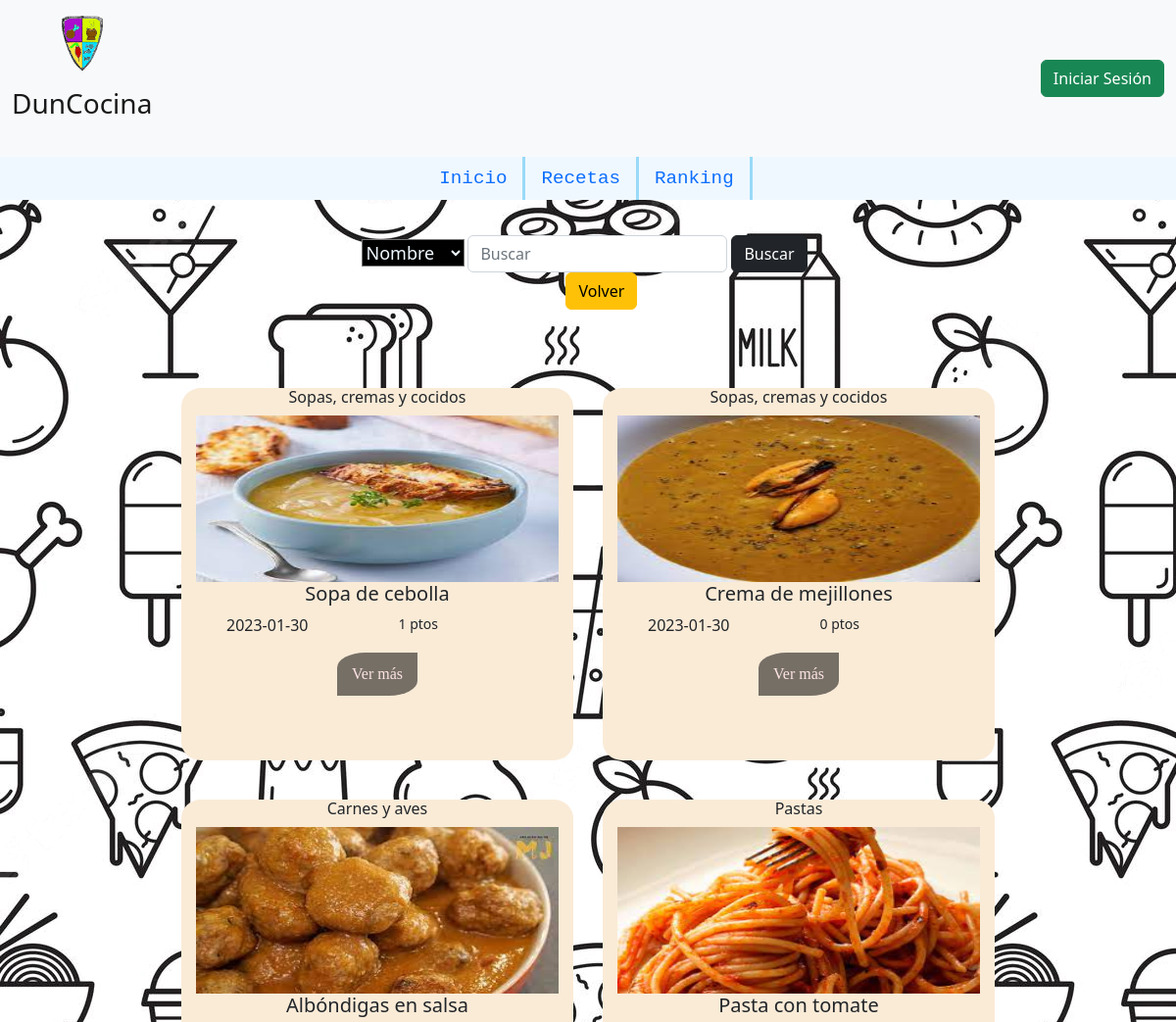
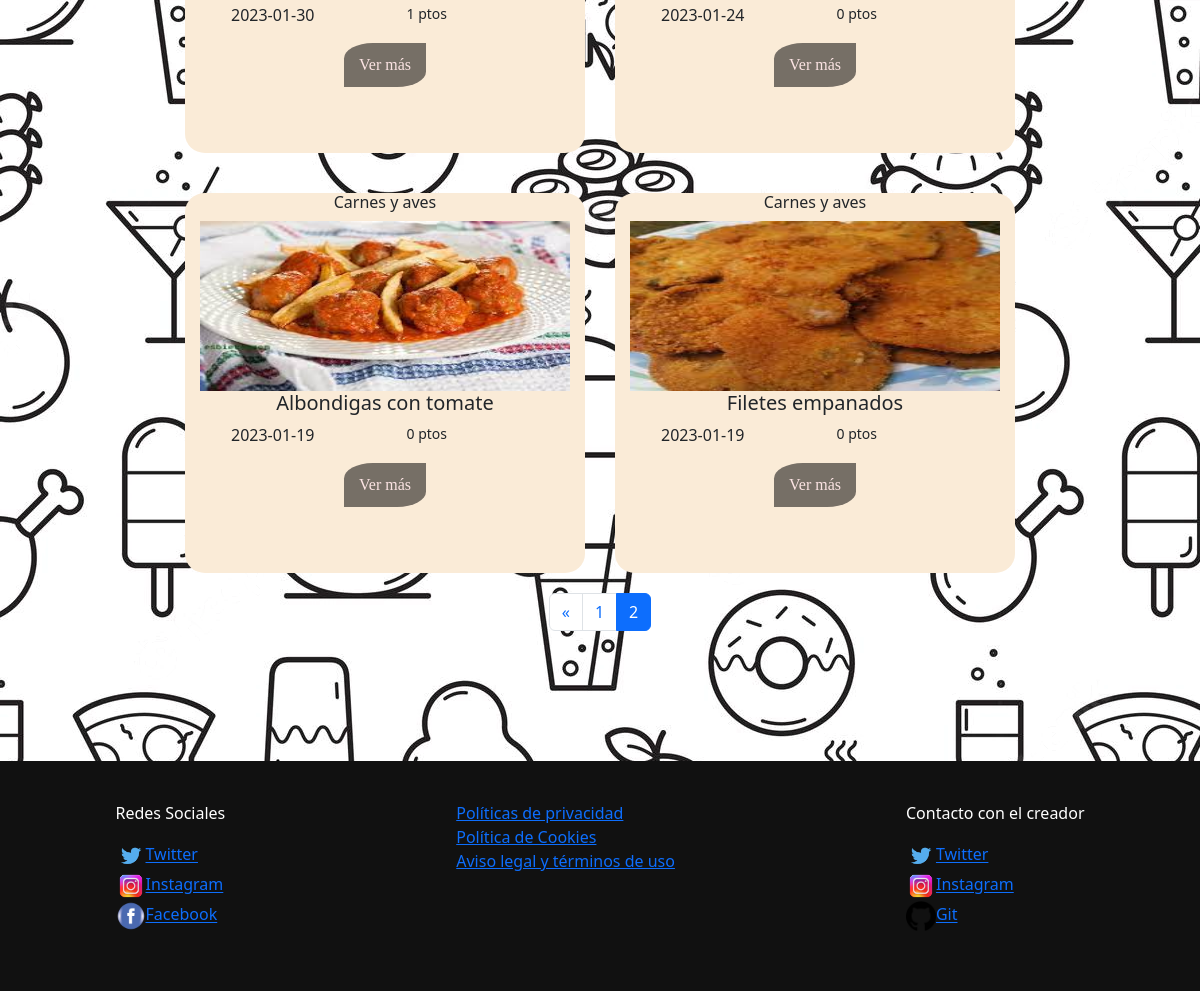
The app's page /php/recetas.php?page=2 with its own data (2 pictures, top to bottom).
### tables this page shows
CREATE TABLE `receta` (
  `id_receta` int(3) NOT NULL,
  `id_user` int(2) NOT NULL,
  `nombre` varchar(50) NOT NULL,
  `imagen` varchar(350) NOT NULL,
  `tiempo` int(3) NOT NULL,
  `categoria` varchar(30) NOT NULL,
  `ingredientes` varchar(350) NOT NULL,
  `alergenos` varchar(50) DEFAULT NULL,
  `pasos` varchar(1000) NOT NULL,
  `fecha` date NOT NULL COMMENT 'Fecha de subida de la receta',
  `puntuacion` int(5) NOT NULL DEFAULT 0
);

### php/recetas.php (the view, shortened to what this page needs)
<!DOCTYPE html>
<html lang="es">
<head>
    <link href="https://cdn.jsdelivr.net/npm/bootstrap@5.2.0/dist/css/bootstrap.min.css" rel="stylesheet">
    <link  rel="stylesheet" type="text/css" href="../estilos/estilos.css?3.5"/>
</head>
<body>
<?php
    require('./funciones.php');
    $conexion=conexion();
            $r1=".";
            $e1="..";
            $e2=".";
            $i="../";
            echo insert_cab($r1,$i);
            echo insert_nav($e1,$e2);
            echo
                '
                <section class="buscar">
                    <form method="post" action="#">
                        <div>
                            <select name="que_busca" required>
                                <option value="nombre">Nombre</option>
                                <option value="categoria">Categoria</option>
                            </select>
                        </div>
                        <div>
                            <input type="text" name="dato" class="form-control me-2"  placeholder="Buscar" aria-label="Search" required>
                            <a href="'.$e2.'/recetas.php?" class="btn btn-warning" role="button">Volver</a>
                        </div>
                        <input type="submit" class="btn btn-dark" name="buscar" value="Buscar">
                    </form>
                </section>
                ';
            if(isset($_POST["buscar"])){
                $que_buscar=$_POST["que_busca"];
                $busqueda=$_POST["dato"];
                $busqueda='%'.$busqueda.'%';
                if($que_buscar=="nombre"){
                    $sentencia="select id_receta, nombre, imagen, categoria,
                    fecha, puntuacion from receta where nombre like ?";
                    $consulta=$conexion->prepare($sentencia);
                    $consulta->bind_param("s",$busqueda);
                    $consulta->bind_result($id_receta ,$nombre_receta, $imagen, $categoria,
                    $fecha, $puntuacion);
                    $consulta->execute();
                    $consulta->store_result();
                }elseif($que_buscar=="categoria"){
                    $sentencia="select id_receta, nombre, imagen, categoria,
                    fecha, puntuacion from receta where categoria like ?";
                    $consulta=$conexion->prepare($sentencia);
                    $consulta->bind_param("s",$busqueda);
                    $consulta->bind_result($id_receta ,$nombre_receta, $imagen, $categoria,
                    $fecha, $puntuacion);
                    $consulta->execute();
                    $consulta->store_result();
                }else{
                }
                echo"<main><div class='contenedor'>";
                while($consulta->fetch()){
                    echo"
                    <div class='tarjeta_receta'>
                        <h6>$categoria</h6>
                        <img src='../".$imagen."' class='card-img-top' alt='...'>
                        <div class='cuerpo_t'>
                            <h5>$nombre_receta</h5>
                        </div>
                        <div class='data_t'>
                                <p>$fecha</p>
                                <small>$puntuacion ptos</small></p>
                        </div>
                        <a href='$e2/ver_receta.php?id_receta=".$id_receta."'>Ver más</a>
                    </div>
                    ";
                }
                echo "</div></main>";
            }else{
            echo"<main><div class='contenedor'>";
            $result = $conexion->query('SELECT COUNT(*) as total_products FROM receta');
            $row = $result->fetch_assoc();
            $num_total_rows = $row['total_products'];
            $n_item_pagina=6;
            if($num_total_rows>0){
                $page = false;
                if (isset($_GET["page"])) {
                    $page = $_GET["page"];
                }
                if (!$page) {
                    $start = 0;
                    $page = 1;
                } else {
                    $start = ($page - 1) * $n_item_pagina;
                }
                $total_pages = ceil($num_total_rows / $n_item_pagina);
                $result = $conexion->query(
                    'SELECT * FROM receta
                    ORDER BY fecha DESC LIMIT '.$start.', '.$n_item_pagina
                );
                if ($result->num_rows > 0) {
                    while ($row = $result->fetch_assoc()) {
                        echo'
                        <div class="tarjeta_receta">
                            <h6>'.$row["categoria"].'</h6>
                            <img src="../'.$row["imagen"].'" class="card-img-top" alt="...">
                            <div class="cuerpo_t">
                                <h5>'.$row["nombre"].'</h5>
                            </div>
                            <div class="data_t">
                                    <p>'.$row["fecha"].'</p>
                                    <small>'.$row["puntuacion"].' ptos</small></p>
                            </div>
                            <a href='.$e2.'/ver_receta.php?id_receta='.$row["id_receta"].'>Ver más</a>
                        </div>
                    ';
                    }
                }
                echo"</div>";
                echo '<nav>';
                echo '<ul class="pagination">';
                if ($total_pages > 1) {
                    if ($page != 1) {
                        echo '<li class="page-item"><a class="page-link" href="recetas.php?page='.($page-1).'"><span aria-hidden="true">&laquo;</span></a></li>';
                    }
                    for ($i=1;$i<=$total_pages;$i++) {
                        if ($page == $i) {
                            echo '<li class="page-item active"><a class="page-link" href="#">'.$page.'</a></li>';
                        } else {
                            echo '<li class="page-item"><a class="page-link" href="recetas.php?page='.$i.'">'.$i.'</a></li>';
                        }
                    }
                }
                echo '</ul>';
                echo '</nav></main>';
            }
            }
            echo insert_footer();
?>
</body>
</html>

### estilos/estilos.css (style rules this page uses)
html { min-height: 100%; position: relative; }
* { margin:0%; padding:0%; }
body { background-image: url("../imagenes/fondos/fondo1.webp"); width: 100%; height: 100%; margin: 0; }
main { margin-bottom: 30%; }
.contenedor { margin-top: 5%; display: flex; justify-content:center; flex-wrap: wrap; }
.tarjeta_receta { border-radius: 5%; background-color: antiquewhite; width: 400px; height: 380px; margin: 20px 15px; display: flex; flex-direction: column; align-items: center; transition-duration: 1s; }
.tarjeta_receta img { height: 170px; width:370px; }
.tarjeta_receta a { border-radius: 35%0; background-color: rgb(118, 111, 102); font-size: medium; padding: 10px 15px; display: block; text-align: center; color: rgb(252, 228, 228); text-decoration: none; font-family: cursive; }
.tarjeta_receta a { margin-bottom:20px }
.cuerpo_t { display: contents; }
.data_t { width: 400px; display: flex; justify-content: space-around; }
.buscar { display: flex; margin-top:3%; }
.buscar form { display: flex; align-items: baseline; flex-direction: row; width: 100%; justify-content: center; }
.buscar div { display: flex; flex-direction: column; align-items: center; }
.buscar select { margin-right:15%; background-color: black; color: aliceblue; font-size: large; }
.pagination { display: flex; justify-content: center; }

### records on screen
receta: categoria "Sopas, cremas y cocidos", imagen (picture), nombre "Sopa de cebolla", fecha "2023-01-30", puntuacion "1"
receta: categoria "Sopas, cremas y cocidos", imagen (picture), nombre "Crema de mejillones", fecha "2023-01-30", puntuacion "0"
receta: categoria "Carnes y aves", imagen (picture), nombre "Albóndigas en salsa", fecha "2023-01-30", puntuacion "1"
receta: categoria "Pastas", imagen (picture), nombre "Pasta con tomate", fecha "2023-01-24", puntuacion "0"
receta: categoria "Carnes y aves", imagen (picture), nombre "Albondigas con tomate", fecha "2023-01-19", puntuacion "0"
receta: categoria "Carnes y aves", imagen (picture), nombre "Filetes empanados", fecha "2023-01-19", puntuacion "0"
